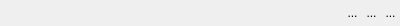
<?xml version="1.0" encoding="UTF-8"?>
<ui version="4.0">
 <class>Form</class>
 <widget class="QWidget" name="Form">
  <property name="geometry">
   <rect>
    <x>0</x>
    <y>0</y>
    <width>400</width>
    <height>26</height>
   </rect>
  </property>
  <property name="minimumSize">
   <size>
    <width>0</width>
    <height>10</height>
   </size>
  </property>
  <property name="windowTitle">
   <string>Form</string>
  </property>
  <layout class="QHBoxLayout" name="horizontalLayout">
   <property name="spacing">
    <number>0</number>
   </property>
   <property name="leftMargin">
    <number>0</number>
   </property>
   <property name="topMargin">
    <number>0</number>
   </property>
   <property name="rightMargin">
    <number>0</number>
   </property>
   <property name="bottomMargin">
    <number>0</number>
   </property>
   <item>
    <spacer name="horizontalSpacer">
     <property name="orientation">
      <enum>Qt::Horizontal</enum>
     </property>
     <property name="sizeHint" stdset="0">
      <size>
       <width>40</width>
       <height>20</height>
      </size>
     </property>
    </spacer>
   </item>
   <item>
    <widget class="QToolButton" name="fullscreen_window_btn">
     <property name="minimumSize">
      <size>
       <width>0</width>
       <height>10</height>
      </size>
     </property>
     <property name="styleSheet">
      <string notr="true">background: transparent;
border: none;
</string>
     </property>
     <property name="text">
      <string>...</string>
     </property>
     <property name="icon">
      <iconset>
       <normaloff>../assets/images/icons/fullscreen.ico</normaloff>../assets/images/icons/fullscreen.ico</iconset>
     </property>
    </widget>
   </item>
   <item>
    <layout class="QVBoxLayout" name="top_bar_container">
     <property name="spacing">
      <number>1</number>
     </property>
    </layout>
   </item>
   <item>
    <widget class="QToolButton" name="expand_window_btn">
     <property name="minimumSize">
      <size>
       <width>0</width>
       <height>10</height>
      </size>
     </property>
     <property name="styleSheet">
      <string notr="true">background: transparent;
border: none;
</string>
     </property>
     <property name="text">
      <string>...</string>
     </property>
     <property name="icon">
      <iconset>
       <normaloff>../assets/images/icons/expand.ico</normaloff>../assets/images/icons/expand.ico</iconset>
     </property>
    </widget>
   </item>
   <item>
    <widget class="QToolButton" name="close_window_btn">
     <property name="minimumSize">
      <size>
       <width>0</width>
       <height>10</height>
      </size>
     </property>
     <property name="styleSheet">
      <string notr="true">background: transparent;
border: none;
</string>
     </property>
     <property name="text">
      <string>...</string>
     </property>
     <property name="icon">
      <iconset>
       <normaloff>../assets/images/icons/close.ico</normaloff>../assets/images/icons/close.ico</iconset>
     </property>
    </widget>
   </item>
  </layout>
 </widget>
 <resources/>
 <connections/>
</ui>
